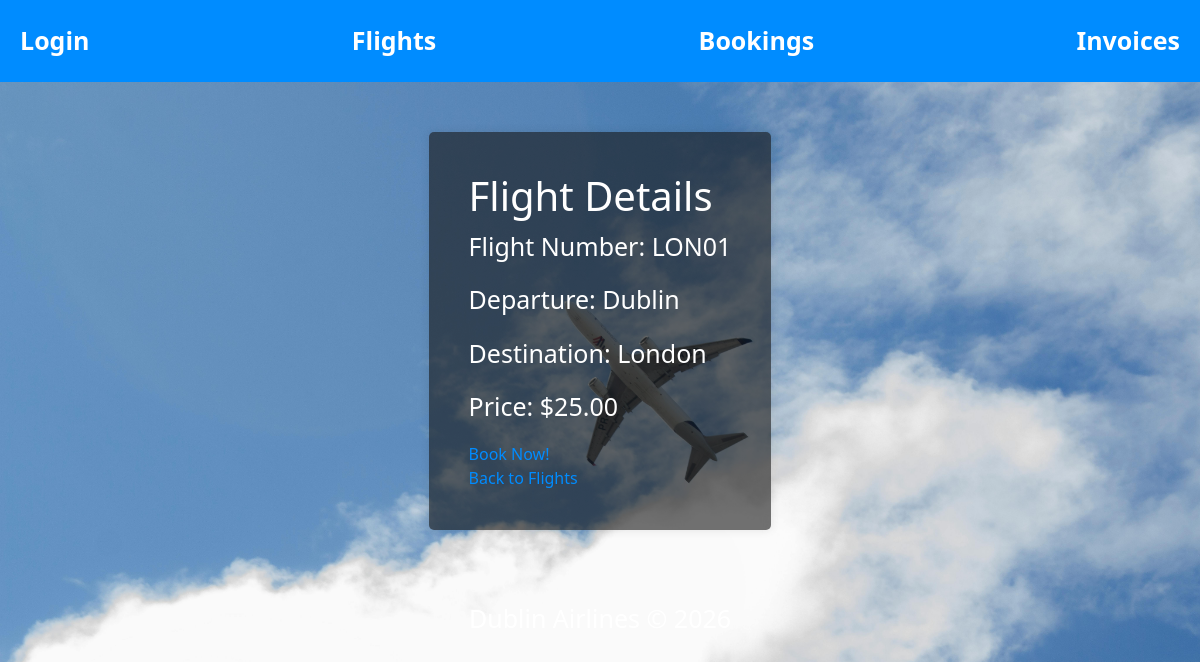
The page /flight/1/ (signed in) on the database its author committed.
### airline/models.py (models this page shows, shortened)
class Flight(models.Model):
    flight_number = models.CharField(max_length=5)
    departure = models.CharField(max_length=50)
    destination = models.CharField(max_length=50)
    departure_time = models.DateTimeField()
    arrival_time = models.DateTimeField()
    price = models.DecimalField(max_digits=10, decimal_places=2)

### airline/views.py (the view)
# urls.py: path('flight/<int:flight_id>/', views.flight_detail, name='flight_detail'),
@login_required
def flight_detail(request, flight_id):
    flight = Flight.objects.get(id=flight_id)
    return render(request, 'airline/flight_detail.html', {'flight': flight})

### airline/templates/airline/flight_detail.html (shortened to what this page needs)
{% load static %}
<html>
<head>
    <link href="https://cdn.jsdelivr.net/npm/bootstrap@5.3.0/dist/css/bootstrap.min.css" rel="stylesheet" >
</head>
<body>
    <nav class ="navBar">
        <a href="/login">Login</a>
        <a href="/">Flights</a>
        <a href="/bookings/">Bookings</a>
        <a href="/invoices/">Invoices</a>
    </nav>
    <div class ="flight-list">
        <h1> Flight Details </h1>
        <p>Flight Number: {{ flight.flight_number }}</p>
        <p>Departure: {{ flight.departure }}</p>
        <p>Destination: {{ flight.destination }}</p>
        <p>Price: ${{ flight.price }}</p>
        <a href="/book/{{flight.id}}/">Book Now!</a>
        <br>
        <a href="/">Back to Flights</a>
    </div>
    <div class="footer">
        <p> Dublin Airlines © 2026 </p>
    </div>
</body>
</html>

### rows shown on the page
Flight: flight_number "LON01", departure "Dublin", destination "London", price "25.00"
